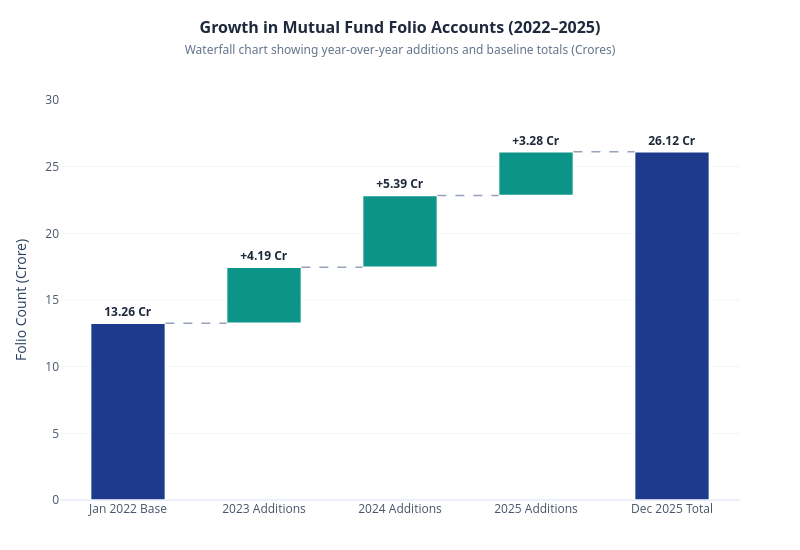

The code cell stored with this chart in its notebook:
### Markdown cell above
## 8. Folio Count Growth

### Objective

To visualize the growth in mutual fund folio accounts between January 2022 and December 2025. The chart highlights the increasing participation of retail investors by showing the steady rise in folio count and marking important milestones during the period.

### Code cell
import plotly.graph_objects as go

labels = ["Jan 2022 Base", "2023 Additions", "2024 Additions", "2025 Additions", "Dec 2025 Total"]
heights = [13.26, 4.19, 5.39, 3.28, 26.12]
bottoms = [0, 13.26, 17.45, 22.84, 0]
colors = ["#1e3a8a", "#0d9488", "#0d9488", "#0d9488", "#1e3a8a"]  # Navy for totals, Teal for increments
text_labels = ["13.26 Cr", "+4.19 Cr", "+5.39 Cr", "+3.28 Cr", "26.12 Cr"]

fig = go.Figure()

# Add customized Bar trace
fig.add_trace(go.Bar(
    x=labels,
    y=heights,
    base=bottoms,
    marker=dict(
        color=colors,
        line=dict(color="#ffffff", width=1.5)
    ),
    text=text_labels,
    textposition="outside",
    textfont=dict(family="Segoe UI, Helvetica, Arial", size=12, color="#1e293b", weight="bold"),
    width=0.55,
    hovertemplate="<b>%{x}</b><br>Value: %{text}<extra></extra>"
))

# Draw connection lines between bars
cums = [13.26, 17.45, 22.84, 26.12, 26.12]
for i in range(len(labels) - 1):
    fig.add_shape(
        type="line",
        x0=i + 0.275,
        y0=cums[i],
        x1=i + 0.725,
        y1=cums[i],
        line=dict(color="#94a3b8", width=1.5, dash="dash"),
        xref="x",
        yref="y"
    )

fig.update_layout(
    template="plotly_white",
    width=800,
    height=550,
    title={
        "text": "<b>Growth in Mutual Fund Folio Accounts (2022–2025)</b><br><span style='font-size:12px;color:#64748b;'>Waterfall chart showing year-over-year additions and baseline totals (Crores)</span>",
        "y": 0.94,
        "x": 0.5,
        "xanchor": "center",
        "font": {"size": 16, "color": "#1e293b", "family": "Segoe UI, Helvetica, Arial"}
    },
    yaxis=dict(
        title="Folio Count (Crore)",
        range=[0, 30.0],
        showgrid=True,
        gridcolor="#f1f5f9",
        tickfont=dict(color="#475569")
    ),
    xaxis=dict(
        tickfont=dict(color="#475569"),
        showgrid=False
    ),
    margin=dict(t=100, b=50, l=60, r=60)
)

fig.show()
fig.write_image(CHARTS_DIR / "folio_growth.png", scale=2)
print("folio_growth.png saved successfully")

### Figure 1 — Plotly figure (JSON) as saved in the notebook; plotly's stock layout.template omitted (floating-point values rounded to 4 significant figures)
{"data": [{"base": [0, 13.26, 17.45, 22.84, 0], "hovertemplate": "<b>%{x}</b><br>Value: %{text}<extra></extra>", "marker": {"color": ["#1e3a8a", "#0d9488", "#0d9488", "#0d9488", "#1e3a8a"], "line": {"color": "#ffffff", "width": 1.5}}, "text": ["13.26 Cr", "+4.19 Cr", "+5.39 Cr", "+3.28 Cr", "26.12 Cr"], "textfont": {"color": "#1e293b", "family": "Segoe UI, Helvetica, Arial", "size": 12, "weight": "bold"}, "textposition": "outside", "type": "bar", "width": 0.55, "x": ["Jan 2022 Base", "2023 Additions", "2024 Additions", "2025 Additions", "Dec 2025 Total"], "y": [13.26, 4.19, 5.39, 3.28, 26.12]}], "layout": {"height": 550, "margin": {"b": 50, "l": 60, "r": 60, "t": 100}, "shapes": [{"line": {"color": "#94a3b8", "dash": "dash", "width": 1.5}, "type": "line", "x0": 0.275, "x1": 0.725, "xref": "x", "y0": 13.26, "y1": 13.26, "yref": "y"}, {"line": {"color": "#94a3b8", "dash": "dash", "width": 1.5}, "type": "line", "x0": 1.275, "x1": 1.725, "xref": "x", "y0": 17.45, "y1": 17.45, "yref": "y"}, {"line": {"color": "#94a3b8", "dash": "dash", "width": 1.5}, "type": "line", "x0": 2.275, "x1": 2.725, "xref": "x", "y0": 22.84, "y1": 22.84, "yref": "y"}, {"line": {"color": "#94a3b8", "dash": "dash", "width": 1.5}, "type": "line", "x0": 3.275, "x1": 3.725, "xref": "x", "y0": 26.12, "y1": 26.12, "yref": "y"}], "title": {"font": {"color": "#1e293b", "family": "Segoe UI, Helvetica, Arial", "size": 16}, "text": "<b>Growth in Mutual Fund Folio Accounts (2022–2025)</b><br><span style='font-size:12px;color:#64748b;'>Waterfall chart showing year-over-year additions and baseline totals (Crores)</span>", "x": 0.5, "xanchor": "center", "y": 0.94}, "width": 800, "xaxis": {"showgrid": false, "tickfont": {"color": "#475569"}}, "yaxis": {"gridcolor": "#f1f5f9", "range": [0, 30], "showgrid": true, "tickfont": {"color": "#475569"}, "title": {"text": "Folio Count (Crore)"}}}}
